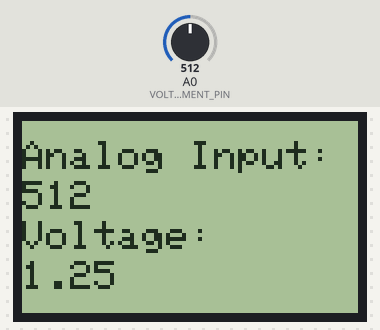
The sketch below on a simulated Arduino Uno, built with avr-gcc and run on an emulated ATmega328P. On the bench: 84×48 one-colour display. The inputs (shaded band) are chosen by the test bench; at power-on: A0 (VOLTAGE_MEASUREMENT_PIN) = 512.

Above: at 3.2 s.
3.3 s: A0 (VOLTAGE_MEASUREMENT_PIN) set to 716
At 4.2 s:
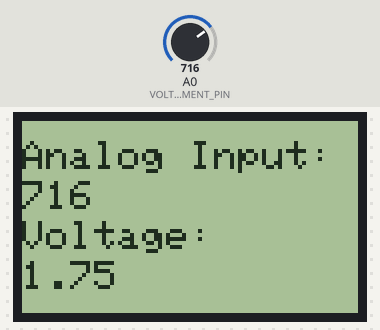
5.1 s: A0 (VOLTAGE_MEASUREMENT_PIN) set to 900
At 5.9 s:
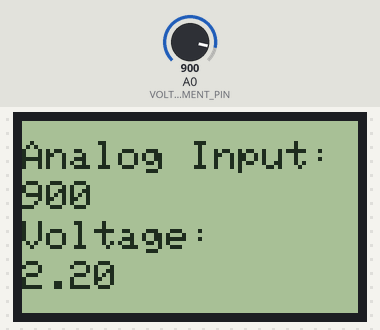
6.6 s: A0 (VOLTAGE_MEASUREMENT_PIN) set to 1023
At 7.8 s:
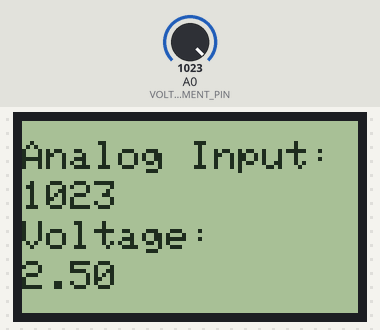
Timing chart, 0 to 9.6 s (numbered marks = the images above; inputs shaded):
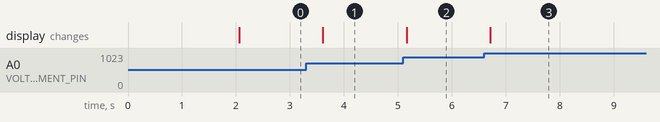

Measured:
- after the input at 3.3 s, the display: changes after 0.31 s (image 1)
- after the input at 5.1 s, the display: changes after 0.06 s (image 2)
- after the input at 6.6 s, the display: changes after 0.11 s (image 3)

The sketch:

LT1019.ino
```cpp
/*

  VoltageReference/LT1019
  __subtitle__

  For info and circuit diagrams see https://github.com/tardate/LittleArduinoProjects/tree/main/Electronics101/VoltageReference/LT1019

 */

const int SPI_SCK_PIN             = 13;
const int SPI_MOSI_PIN            = 11;
const int LCD_SS_PIN              = 6;
const int LCD_CSN_PIN             = 5;
const int LCD_RST_PIN             = 7;

const int VOLTAGE_MEASUREMENT_PIN = A0;
const float VREF                  = 2.5;

#include <SPI.h>
#include <Adafruit_GFX.h>
#include <Adafruit_PCD8544.h>

Adafruit_PCD8544 display = Adafruit_PCD8544(LCD_CSN_PIN, LCD_SS_PIN, LCD_RST_PIN);

void setup() {
  // switch to external voltage reference
  analogReference(EXTERNAL);

  display.begin();
  display.setContrast(0xC8);
  display.setTextSize(1);
  display.setTextColor(BLACK);

  display.clearDisplay();
  display.setCursor(0, 25);
  display.println("LT1019 VREF");
  display.display();
  delay(2000);
}

void loop() {
  int analog_measurement = analogRead(VOLTAGE_MEASUREMENT_PIN);
  float voltage = VREF * analog_measurement / 1023;

  displayMeasurement(analog_measurement, voltage);

  delay(500);
}

void displayMeasurement(int analog_measurement, float voltage) {
  display.clearDisplay();

  display.setCursor(0, 5);
  display.println("Analog Input:");
  display.setCursor(0, 15);
  display.println(analog_measurement);

  display.setCursor(0, 25);
  display.println("Voltage:");
  display.setCursor(0, 35);
  display.println(voltage);

  display.display();
}
```
